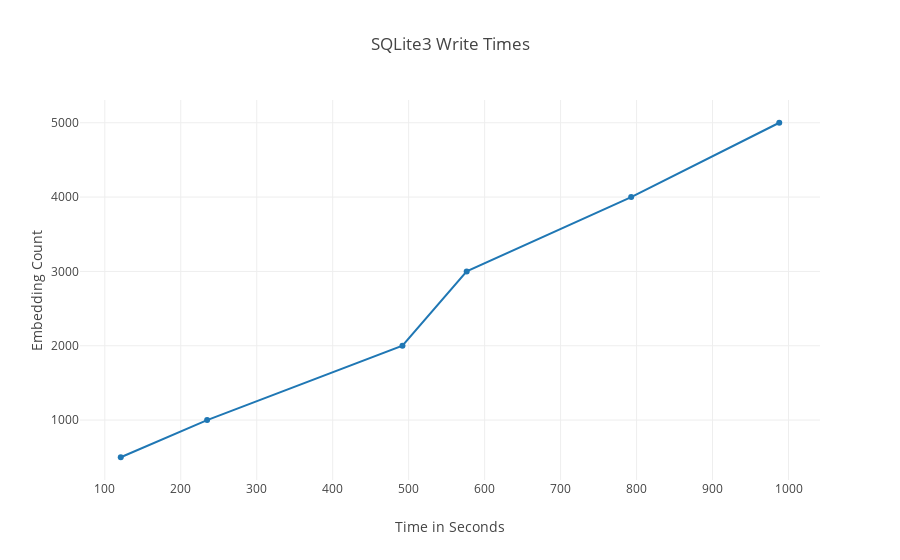

Notebook code cell kept with this figure:
### Markdown cell above
# Results

### Code cell
# Write Times
plotly.offline.init_notebook_mode(connected=True)
trace = plotly.graph_objs.Scatter(
    x = write_times,
    y = counts,
    mode = 'lines+markers'
)
layout = plotly.graph_objs.Layout(title="SQLite3 Write Times",
                xaxis=dict(title='Time in Seconds'),
                yaxis=dict(title='Embedding Count'))
data = [trace]
fig = plotly.graph_objs.Figure(data=data, layout=layout)
plotly.offline.iplot(fig, filename='jupyter-basic-scatter')

### Figure 1 — Plotly figure (JSON) as saved in the notebook; plotly's stock layout.template omitted (floating-point values rounded to 4 significant figures)
{"data": [{"mode": "lines+markers", "type": "scatter", "uid": "619e08c6-afa6-11e8-99fb-94b86d86a98e", "x": [121.0, 234.7, 491.8, 576.4, 792.9, 987.8], "y": [500, 1000, 2000, 3000, 4000, 5000]}], "layout": {"title": "SQLite3 Write Times", "xaxis": {"title": "Time in Seconds"}, "yaxis": {"title": "Embedding Count"}}}
